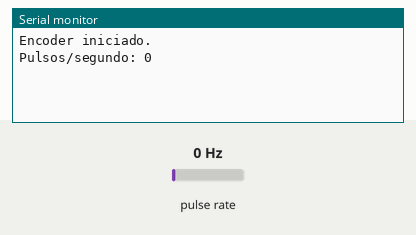
Bench run of a sketch on a simulated Arduino Mega 2560, built with avr-gcc and run on an emulated ATmega2560. Shown: the last lines printed to the serial monitor. Wiring (inferred from the names in the program): pulse sensor: data pin 2. Inputs (shaded band) come from the test bench; at power-on: pulse rate 0 Hz.

Above: at 1.2 s.
1.3 s: pulse rate (sensor on pin 2) set to 4 Hz
At 2.6 s:
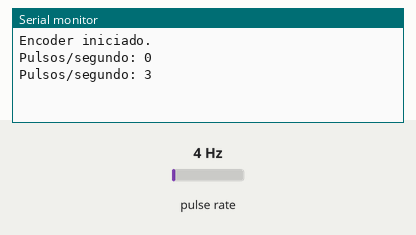
2.8 s: pulse rate (sensor on pin 2) set to 50 Hz
At 3.8 s:
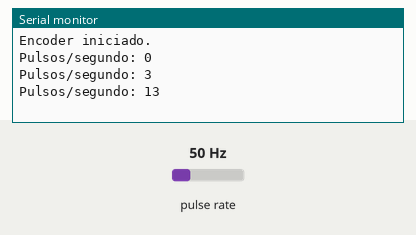
Timing chart, 0 to 5.8 s (numbered marks = the images above; inputs shaded):
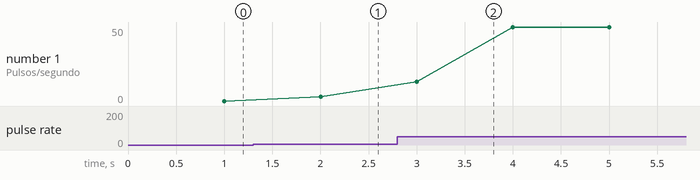

Measured:
- after the input at 1.3 s, the serial monitor: prints a new line after 0.70 s (image 1)
- after the input at 2.8 s, the serial monitor: prints a new line after 0.20 s (image 2)
- plotted number 1: 0 → 3 after the input at 1.3 s, 3 → 50 after the input at 2.8 s

The sketch:

07_encoder_test.ino
```cpp
// Prueba 7: lectura basica de encoder
// Ejemplo: canal A del encoder en pin 2.
// El Mega permite interrupciones externas en este pin.

const byte ENCODER_PIN = 2;
volatile unsigned long pulses = 0;

void encoderISR() {
  pulses++;
}

void setup() {
  Serial.begin(115200);
  pinMode(ENCODER_PIN, INPUT_PULLUP);

  attachInterrupt(
    digitalPinToInterrupt(ENCODER_PIN),
    encoderISR,
    RISING
  );

  Serial.println("Encoder iniciado.");
}

void loop() {
  static unsigned long lastTime = 0;

  if (millis() - lastTime >= 1000) {
    noInterrupts();
    unsigned long count = pulses;
    pulses = 0;
    interrupts();

    Serial.print("Pulsos/segundo: ");
    Serial.println(count);

    lastTime = millis();
  }
}
```
